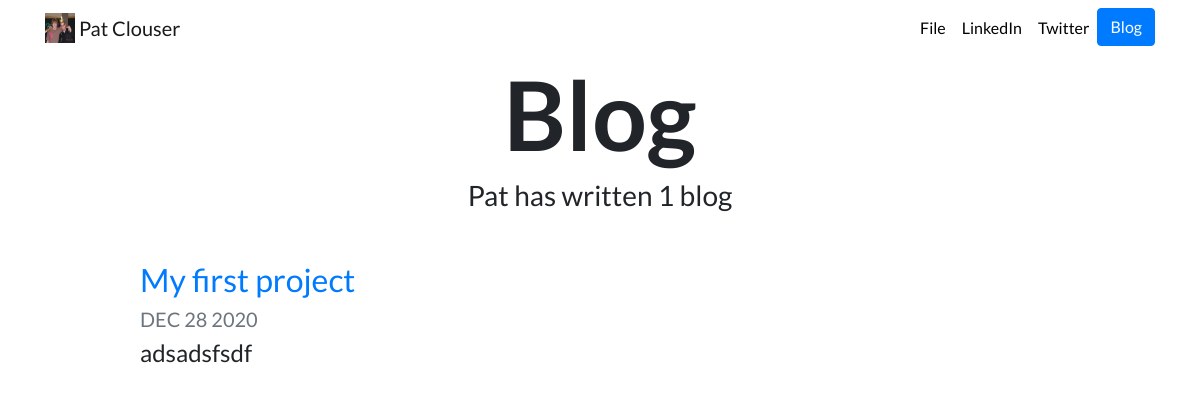
/blog/, run on an earlier commit of the app's database.
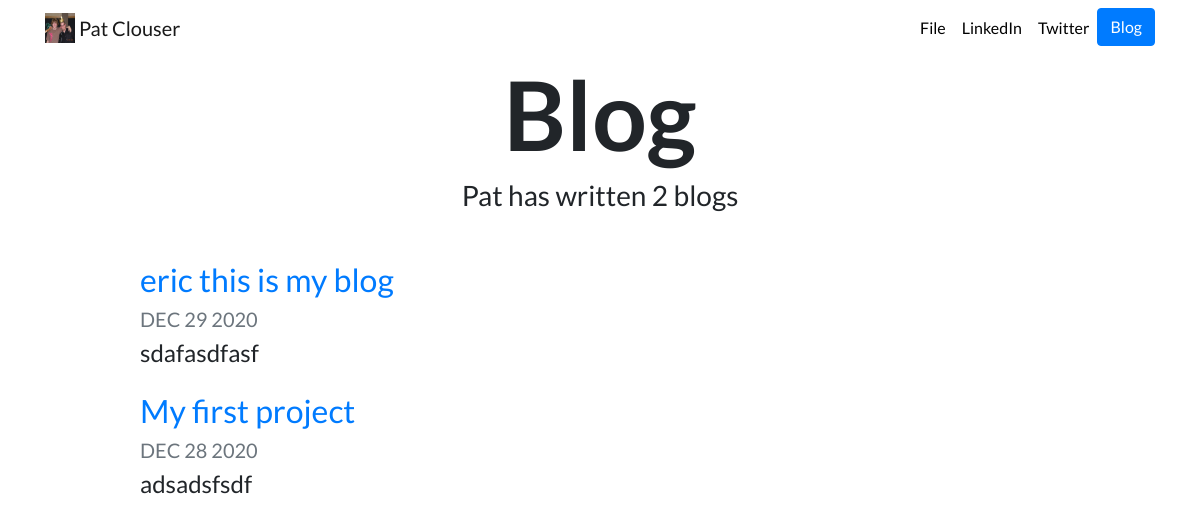
And on a later commit of the database.
### blog/models.py (models this page shows, shortened)
class Blogs(models.Model):
    title = models.CharField(max_length=200)
    description = models.TextField()
    image = models.ImageField(upload_to='portfolio/images/')
    date = models.DateField()

### blog/views.py (the view)
# urls.py: path('', views.all_blogs, name='all_blogs'),
def all_blogs(request):
    blogs=Blogs.objects.order_by('-date')
    return render(request, 'blog/all_blogs.html', {'blogs':blogs})

### blog/templates/blog/all_blogs.html
{% extends "portfolio/base.html" %}
{% load static %}
{% block content %}
<h1 id="blogtitle" class="font-weight-bold text-center">Blog</h1>
<h3 class="text-center mb-5">Pat has written {{ blogs.count }} blog{{ blogs.count|pluralize }}</h3>
{% for blog in blogs %}
<div class="row justify-content-center my-3">
  <div class="col-md-10">
    <a href="{% url 'blog:detail' blog.id %}">
      <h2>{{ blog.title }}</h2>
    </a>
    <h5 class="text-muted">{{ blog.date|date:'M d Y'|upper }}</h5>
    <h4>{{ blog.description|striptags|truncatechars:100 }}</h4>
  </div>
</div>
{% endfor %}
{% endblock %}

### portfolio/templates/portfolio/base.html (shortened to what this page needs)
{% load static %}
<!doctype html>
<html lang="en">
<head>
  <link rel="stylesheet" href="https://stackpath.bootstrapcdn.com/bootstrap/4.4.1/css/bootstrap.min.css">
  <link rel="stylesheet" href="{% static "portfolio/custom.css" %}">
</head>
<body>
  <nav id="topNav" class="navbar navbar-expand-md navbar-light">
    <div class="container">
      <a class="navbar-brand" href="{% url 'home' %}">
        <img src="{% static "portfolio/mrnewberg.jpg" %}" width="30" height="30" class="d-inline-block align-top" alt="Pat's Logo">
        <span>Pat Clouser</span>
      </a>
      <div class="collapse navbar-collapse text-center" id="navbarNav">
        <ul class="navbar-nav ml-auto">
          <li class="nav-item">
            <a class="nav-link" href="{% static "portfolio/file.pdf" %}">File</a>
          </li>
          <li class="nav-item">
            <a class="nav-link" href="https://www.linkedin.com" target="_blank">LinkedIn</a>
          </li>
          <li class="nav-item">
            <a class="nav-link" href="https://twitter.com" target="_blank">Twitter</a>
          </li>
          <li>
            <a role="button" href="{% url 'blog:all_blogs' %}" class="btn btn-primary">Blog</a>
          </li>
        </ul>
      </div>
    </div>
  </nav>
  <div class="container">
    {% block content %}{% endblock %}
  </div>
</body>
</html>

### portfolio/static/portfolio/custom.css (style rules this page uses)
.navbar-nav .nav-link { color: rgba(0,0,0,1) !important; }
body { font-family: 'Lato', sans-serif; }
#blogtitle { font-size: 6rem; }

What changed in the data, as far as the page shows it:
added Blogs: title "eric this is my blog", date "DEC 29 2020", description "sdafasdfasf"
Also different on the page:
{{ blogs.count }}: "1" → "2"
